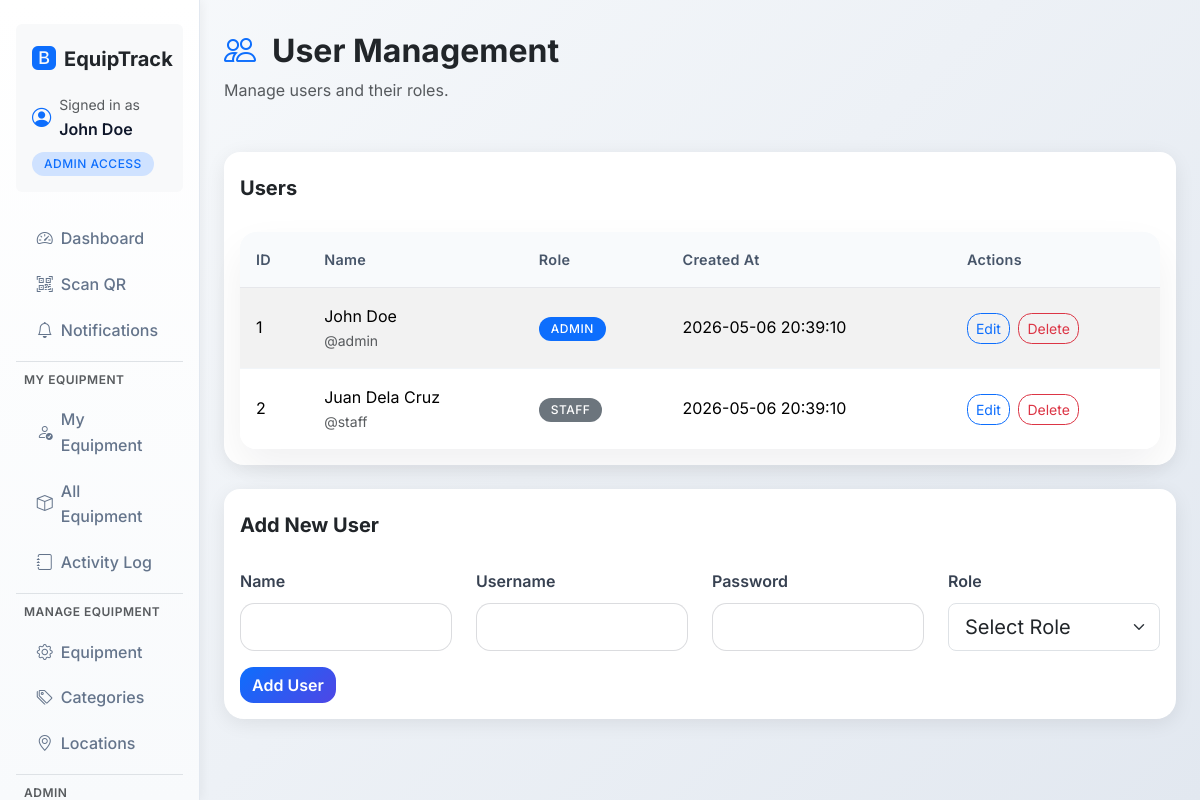
/users.php (signed in), run on the app's committed database.
### tables this page shows
CREATE TABLE `users` (
  `id` int NOT NULL,
  `username` varchar(50) NOT NULL,
  `name` varchar(150) NOT NULL,
  `email` varchar(100) DEFAULT NULL,
  `password` varchar(255) NOT NULL,
  `role` enum('Admin','Staff') NOT NULL DEFAULT 'Staff',
  `created_at` datetime DEFAULT CURRENT_TIMESTAMP
);

### config/auth.php (called while the page is built, shortened)
<?php
function auth_user() {
    return $_SESSION['user'] ?? null;
}

### users.php (the view, shortened to what this page needs)
<?php
require_once __DIR__ . '/config/auth.php';
$user = auth_user();
require_once __DIR__ . '/config/db.php';
$users = [];
$result = $connection->query('SELECT id, username, name, role, created_at FROM users ORDER BY created_at DESC');
if ($result) {
    while ($row = $result->fetch_assoc()) {
        $users[] = $row;
    }
}
?>
<!DOCTYPE html>
<html lang="en">
<?php
include __DIR__ . '/includes/head.php';
?>
<body>
    <div class="container-fluid">
        <div class="row">
            <?php $activePage = 'users'; include __DIR__ . '/includes/sidebar.php'; ?>
            <main class="col-12 col-md-9 col-lg-10 content-area px-4">
                <div class="d-flex justify-content-between align-items-center mb-5">
                    <div>
                        <h1 class="h2 fw-bold text-dark mb-2">
                            <i class="bi bi-people text-primary me-3"></i>User Management
                        </h1>
                        <p class="text-muted mb-0 fs-6">Manage users and their roles.</p>
                    </div>
                </div>
                <div class="row">
                    <div class="col-12">
                        <div class="card">
                            <div class="card-header bg-white border-0 pt-4 pb-3">
                                <h5 class="mb-0 fw-bold">Users</h5>
                            </div>
                            <div class="card-body">
                                <div class="table-responsive">
                                    <table class="table table-striped">
                                        <thead>
                                            <tr>
                                                <th>ID</th>
                                                <th>Name</th>
                                                <th>Role</th>
                                                <th>Created At</th>
                                                <th>Actions</th>
                                            </tr>
                                        </thead>
                                        <tbody>
                                            <?php foreach ($users as $u): ?>
                                                <tr>
                                                    <td><?php echo htmlspecialchars($u['id']); ?></td>
                                                    <td>
                                                        <?php echo htmlspecialchars($u['name'] ?: $u['username']); ?>
                                                        <div class="text-muted small">@<?php echo htmlspecialchars($u['username']); ?></div>
                                                    </td>
                                                    <td><span class="badge bg-<?php echo $u['role'] === 'Admin' ? 'primary' : 'secondary'; ?>"><?php echo htmlspecialchars($u['role']); ?></span></td>
                                                    <td><?php echo htmlspecialchars($u['created_at']); ?></td>
                                                    <td>
                                                        <button class="btn btn-sm btn-outline-primary me-1" onclick="editUser(<?php echo $u['id']; ?>, '<?php echo htmlspecialchars($u['name']); ?>', '<?php echo htmlspecialchars($u['username']); ?>', '<?php echo htmlspecialchars($u['role']); ?>')">Edit</button>
                                                        <button class="btn btn-sm btn-outline-danger" onclick="deleteUser(<?php echo $u['id']; ?>, '<?php echo htmlspecialchars($u['name'] ?: $u['username']); ?>')">Delete</button>
                                                    </td>
                                                </tr>
                                            <?php endforeach; ?>
                                        </tbody>
                                    </table>
                                </div>
                            </div>
                        </div>
                    </div>
                </div>
                <div class="row mt-4">
                    <div class="col-12">
                        <div class="card">
                            <div class="card-header bg-white border-0 pt-4 pb-3">
                                <h5 class="mb-0 fw-bold">Add New User</h5>
                            </div>
                            <div class="card-body">
                                <form id="add-user-form">
                                    <div class="row">
                                        <div class="col-12 col-md-6 col-xl-3 mb-3">
                                            <label for="name" class="form-label">Name</label>
                                            <input type="text" class="form-control form-control-lg" id="name" required>
                                        </div>
                                        <div class="col-12 col-md-6 col-xl-3 mb-3">
                                            <label for="username" class="form-label">Username</label>
                                            <input type="text" class="form-control form-control-lg" id="username" required>
                                        </div>
                                        <div class="col-12 col-md-6 col-xl-3 mb-3">
                                            <label for="password" class="form-label">Password</label>
                                            <input type="password" class="form-control form-control-lg" id="password" required>
                                        </div>
                                        <div class="col-12 col-md-6 col-xl-3 mb-3">
                                            <label for="role" class="form-label">Role</label>
                                            <select class="form-select form-select-lg" id="role" required>
                                                <option value="">Select Role</option>
                                            </select>
                                        </div>
                                    </div>
                                    <button type="submit" class="btn btn-primary">Add User</button>
                                </form>
                            </div>
                        </div>
                    </div>
                </div>
            </main>
        </div>
    </div>
</body>
</html>

### includes/sidebar.php (shortened to what this page needs)
<aside class="d-none d-md-block col-md-3 col-lg-2 sidebar py-4 px-3">
    <div class="mb-4 p-3 bg-light rounded">
        <a href="index.php" class="d-flex align-items-center mb-3 text-decoration-none">
            <i class="bi bi-bootstrap-fill text-primary me-2" style="font-size: 1.5rem;"></i>
            <span class="h5 mb-0 text-dark fw-bold">EquipTrack</span>
        </a>
        <div class="d-flex align-items-center mb-2">
            <i class="bi bi-person-circle text-primary me-2" style="font-size: 1.2rem;"></i>
            <div>
                <div class="text-muted small mb-0">Signed in as</div>
                <div class="fw-semibold"><?php echo htmlspecialchars($user['name'] ?: $user['username']); ?></div>
            </div>
        </div>
        <div class="badge bg-primary-subtle text-primary small"><?php echo htmlspecialchars($user['role']); ?> Access</div>
    </div>
    <nav class="nav flex-column">
        <a class="nav-link py-2 <?php echo ($activePage === 'dashboard' ? 'active' : ''); ?>" href="index.php"><i class="bi bi-speedometer2 me-2"></i>Dashboard</a>
        <a class="nav-link py-2 <?php echo ($activePage === 'scan' ? 'active' : ''); ?>" href="scan.php"><i class="bi bi-qr-code-scan me-2"></i>Scan QR</a>
        <a class="nav-link py-2 <?php echo ($activePage === 'notifications' ? 'active' : ''); ?>" href="notifications.php"><i class="bi bi-bell me-2"></i>Notifications</a>
        <?php if ($user['role'] === 'Staff' || $user['role'] === 'Admin'): ?>
            <div class="nav-divider my-2" style="border-top: 1px solid #dee2e6;"></div>
            <div class="text-uppercase text-muted small px-2 mb-2" style="font-size: 0.75rem; font-weight: 600; letter-spacing: 0.5px;">My Equipment</div>
            <a class="nav-link py-2 <?php echo ($activePage === 'my_equipment' ? 'active' : ''); ?>" href="my_equipment.php"><i class="bi bi-person-check me-2"></i>My Equipment</a>
            <a class="nav-link py-2 <?php echo ($activePage === 'staff_equipment' ? 'active' : ''); ?>" href="staff_equipment.php"><i class="bi bi-box me-2"></i>All Equipment</a>
            <a class="nav-link py-2 <?php echo ($activePage === 'staff_logs' ? 'active' : ''); ?>" href="staff_logs.php"><i class="bi bi-journal me-2"></i>Activity Log</a>
        <?php endif; ?>
        <?php if ($user['role'] === 'Admin'): ?>
            <div class="nav-divider my-2" style="border-top: 1px solid #dee2e6;"></div>
            <div class="text-uppercase text-muted small px-2 mb-2" style="font-size: 0.75rem; font-weight: 600; letter-spacing: 0.5px;">Manage Equipment</div>
            <a class="nav-link py-2 <?php echo ($activePage === 'equipment' ? 'active' : ''); ?>" href="equipment.php"><i class="bi bi-gear me-2"></i>Equipment</a>
            <a class="nav-link py-2 <?php echo ($activePage === 'categories' ? 'active' : ''); ?>" href="categories.php"><i class="bi bi-tags me-2"></i>Categories</a>
            <a class="nav-link py-2 <?php echo ($activePage === 'locations' ? 'active' : ''); ?>" href="locations.php"><i class="bi bi-geo-alt me-2"></i>Locations</a>
        <?php endif; ?>
        <?php if ($user['role'] === 'Admin'): ?>
            <div class="nav-divider my-2" style="border-top: 1px solid #dee2e6;"></div>
            <div class="text-uppercase text-muted small px-2 mb-2" style="font-size: 0.75rem; font-weight: 600; letter-spacing: 0.5px;">Admin</div>
        <?php endif; ?>
    </nav>
</aside>

### assets/css/app.css (style rules this page uses)
:root { color-scheme: light; font-family: 'Inter', 'Segoe UI', system-ui, -apple-system, BlinkMacSystemFont, 'Segoe UI', sans-serif; color: #102a43; background: #eef5ff; }
body { background: linear-gradient(135deg, #f8fafc 0%, #e2e8f0 100%); min-height: 100vh; color: #0f172a; }
.sidebar { min-height: 100vh; border-right: 1px solid #e2e8f0; background: linear-gradient(180deg, #ffffff 0%, #f8fafc 100%); box-shadow: 2px 0 10px rgba(0,0,0,0.05); }
.sidebar .nav-link { color: #64748b; border-radius: 8px; margin: 2px 8px; transition: all 0.2s ease; }
.content-area { padding: 2rem 0; }
.card { border: none; border-radius: 16px; box-shadow: 0 4px 20px rgba(0,0,0,0.08); background: white; }
.card-header { background: white; border-bottom: none; border-radius: 16px 16px 0 0 !important; }
.btn-primary { background: linear-gradient(135deg, #0d6efd, #4f46e5); border: none; border-radius: 12px; font-weight: 600; transition: all 0.2s ease; }
.form-control { border-radius: 8px; border: 1px solid #d1d5db; transition: all 0.2s ease; }
.form-label { font-weight: 600; color: #374151; }
.table { border-radius: 12px; overflow: hidden; box-shadow: 0 2px 10px rgba(0,0,0,0.05); }
.table thead th { background: linear-gradient(135deg, #f8fafc, #e2e8f0); border: none; font-weight: 600; color: #374151; padding: 1rem; }
.table tbody td { border: none; padding: 1rem; vertical-align: middle; }
.table tbody tr { border-bottom: 1px solid #f1f5f9; transition: all 0.2s ease; }
.table tbody tr:last-child { border-bottom: none; }
.badge { font-size: 0.75rem; padding: 0.375rem 0.75rem; border-radius: 20px; font-weight: 500; }
.sidebar.d-none.d-md-block { position: sticky; top: 0; max-height: 100vh; overflow-y: auto; }
.form-control, .form-control-file, .custom-select { border-radius: 0.9rem; border-color: rgba(15, 23, 42, 0.15); }
.table-responsive { border-radius: 1rem; overflow: hidden; box-shadow: 0 18px 40px rgba(15, 23, 42, 0.06); }
.table { margin-bottom: 0; }
.table thead th { color: #475569; font-size: 0.9rem; letter-spacing: 0.02em; border-bottom: 1px solid rgba(15, 23, 42, 0.08); }
.table tbody td { white-space: nowrap; }
.badge { border-radius: 0.8rem; text-transform: uppercase; letter-spacing: 0.04em; }
html { box-sizing: border-box; }
*, *::before, *::after { box-sizing: inherit; }
body { margin: 0; font-family: 'Inter', 'Segoe UI', system-ui, -apple-system, BlinkMacSystemFont, 'Segoe UI', sans-serif; line-height: 1.6; }
.container, .container-fluid { width: 100%; margin: 0 auto; }
.nav-link { display: inline-flex; align-items: center; padding: 0.55rem 0.8rem; color: #475569; font-weight: 500; text-decoration: none; border-radius: 0.75rem; }
.btn, button, input, select { transition: all 0.2s ease; }
.btn { border-radius: 0.85rem; }
.btn-primary { color: #ffffff; }
.card { border-radius: 1.25rem; }
.table { width: 100%; border-collapse: collapse; }
.table th, .table td { padding: 1rem 0.75rem; border-top: 1px solid rgba(15, 23, 42, 0.08); }
.table thead th { background: #f8fafc; font-weight: 600; color: #475569; }

### data on the page
users: name "John Doe", role "ADMIN", id "1", username "admin", created_at "2026-05-06 20:39:10"
users: id "2", name "Juan Dela Cruz", username "staff", role "STAFF", created_at "2026-05-06 20:39:10"
